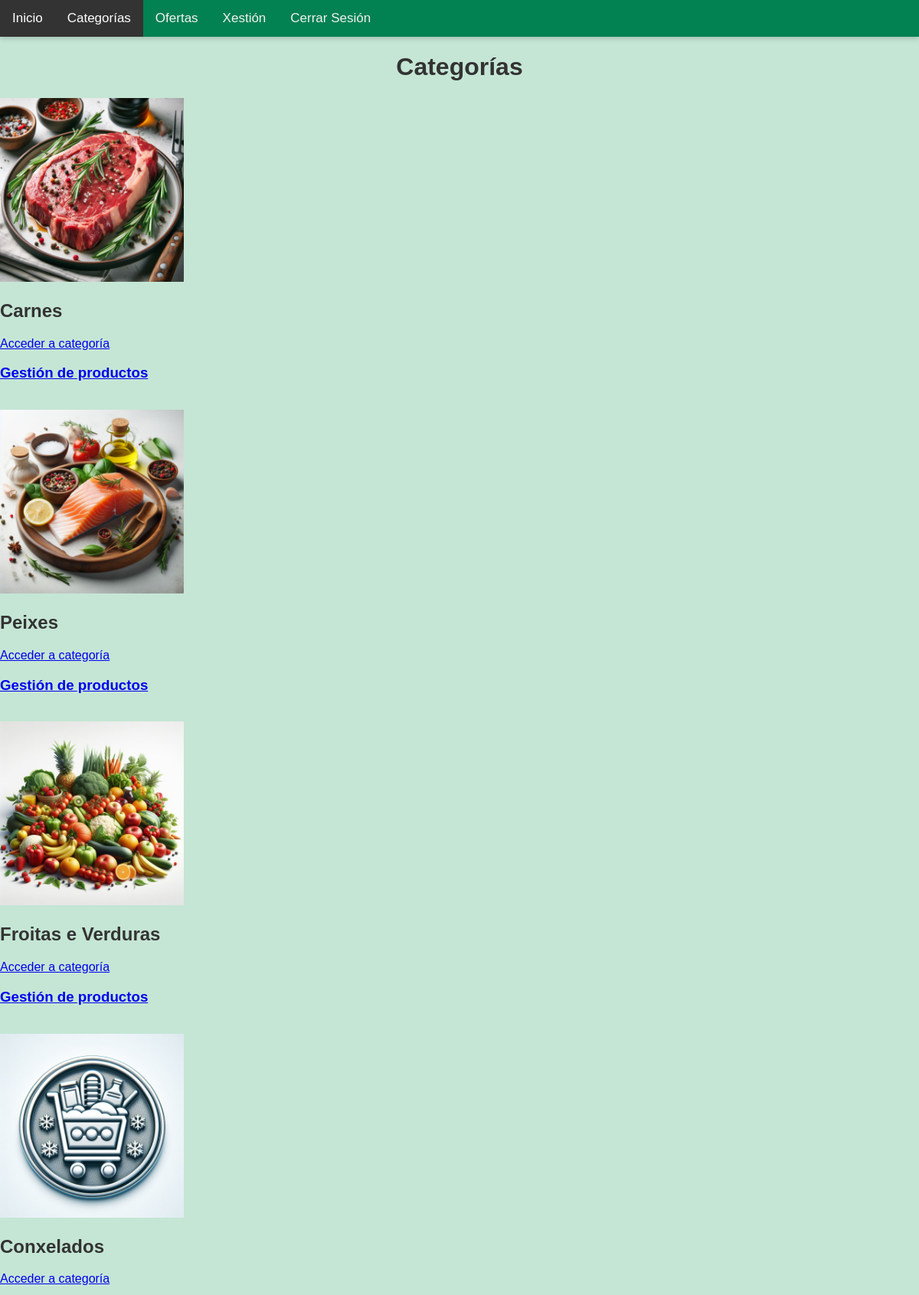
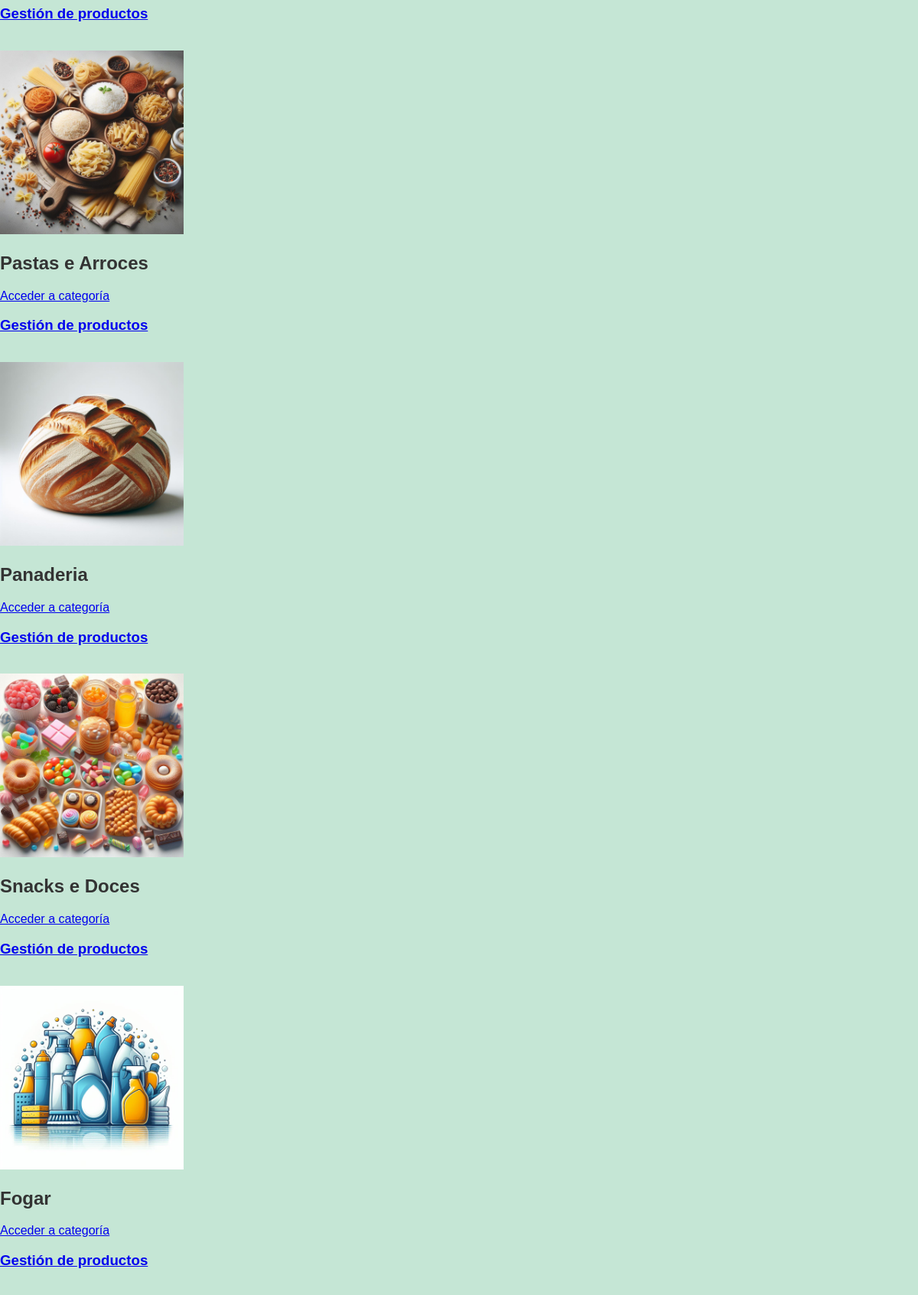
Screenshot of /categorias.php (signed in, upper part) with the database file from the repository (2 pictures, top to bottom).
### tables this page shows
CREATE TABLE IF NOT EXISTS `categoria` (
  `CodCategoria` int(11) NOT NULL AUTO_INCREMENT,
  `Nombre` varchar(45) NOT NULL,
  `Descripcion` varchar(200) NOT NULL,
  `Activo` BOOLEAN NOT NULL,
  `RutaIMX`varchar(200) NOT NULL,
  `RutaIcono`varchar(200) NOT NULL,
  PRIMARY KEY (`CodCategoria`),
  UNIQUE KEY `UN_NOM_CAT` (`Nombre`)
);

### categorias.php (the view, shortened to what this page needs)
<?php
$correo = isset($_SESSION['correo']) ? $_SESSION['correo'] : null;
$cod_rol = null;
if ($correo) {
    $servername = "127.0.0.1";
    $username = "root";
    $password = "";
    $dbname = "pedidos";
    $conn = new mysqli($servername, $username, $password, $dbname);
    $query = "SELECT Correo, CodigoRol FROM usuario WHERE Correo = '$correo'";
    $result = $conn->query($query);
    if ($result->num_rows > 0){
        $row = $result->fetch_assoc();
        $cod_rol = $row['CodigoRol'];
    }
}
?>
<!DOCTYPE html>
<html lang="es">
<head>
    <link rel="stylesheet" href="css/categorias.css">
</head>
<body>
    <div class="topnav">
        <a href="index.php">Inicio</a>
        <a class="active" href="categorias.php">Categorías</a>
        <a href="ofertas.php">Ofertas</a>
        <?php
        if ($cod_rol == 1){
             echo '<a href="area_personal.php">Xestión</a>';
        }
        if ($correo) {
            echo '<a href="pechar_sesion.php">Cerrar Sesión</a>';
        } else {
            echo '<a href="login.html">Iniciar Sesión</a>';
        }
        ?>
    </div>
    <div class="centro1">
        <h1>Categorías</h1>
        <div class="categorias">
            <?php
            $servername = "127.0.0.1";
            $username = "root";
            $password = "";
            $dbname = "pedidos";
            $conn = new mysqli($servername, $username, $password, $dbname);
            $query = "SELECT * FROM categoria WHERE Activo = 1";
            $result = $conn->query($query);
            if ($result->num_rows > 0) {
                while ($row = $result->fetch_assoc()) {
                    $nombreCategoria = $row['Nombre'];
                    $rutaImagen = $row['RutaIMX'];
                    echo '<div class="categoria">';
                    echo '<div class="tarjeta">';
                    echo '<img src="' . $rutaImagen . '" alt="' . $nombreCategoria . '">';
                    echo '<div class="texto">';
                    echo '<h2>' . $nombreCategoria . '</h2>';
                    echo '<a href="productos.php?categoria=' . urlencode($nombreCategoria) . '">Acceder a categoría</a><br>';
                    if ($cod_rol == 1){
                        echo '<a href=engade_producto.php><h3>Gestión de productos</h3></a><br>';
                    }
                    echo '</div>';
                    echo '</div>';
                    echo '</div>';
                }
            } else {
                echo "Sin categorías disponibles";
            }
            ?>
        </div>
    </div>
</body>
</html>

### css/categorias.css (style rules this page uses)
body { margin: 0; font-family: Arial, Helvetica, sans-serif; background-color: #c5e6d5; color: #333; }
.topnav { overflow: hidden; background-color: #028152; box-shadow: 0px 3px 6px 0px rgba(0,0,0,0.16); }
.topnav a { float: left; color: #f2f2f2; text-align: center; padding: 14px 16px; text-decoration: none; font-size: 17px; transition: background-color 0.3s ease; }
.topnav a.active { background-color: #333; color: white; }
.centro1 h1 { text-align: center; }
.centro1 .categoria img { width: 20%; height: auto; object-fit: cover; }

### rows the page displays
categoria: RutaIMX (picture), Nombre "Carnes"
categoria: RutaIMX (picture), Nombre "Peixes"
categoria: RutaIMX (picture), Nombre "Froitas e Verduras"
categoria: RutaIMX (picture), Nombre "Conxelados"
categoria: RutaIMX (picture), Nombre "Pastas e Arroces"
categoria: RutaIMX (picture), Nombre "Panaderia"
categoria: RutaIMX (picture), Nombre "Snacks e Doces"
categoria: RutaIMX (picture), Nombre "Fogar"
